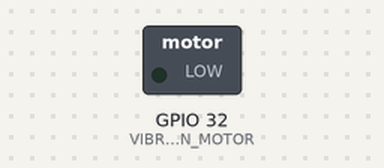
Bench run of a sketch on a simulated ESP32. Parts: switched loads named in the sketch (green lamp = pin HIGH). What the sketch prints to the serial monitor is not drawn.

Above: at 1.2 s.
At 12.8 s:
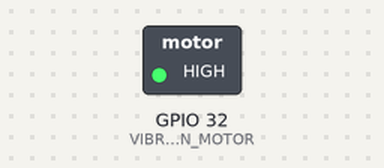
Timing chart, 0 to 13.1 s (numbered marks = the images above):
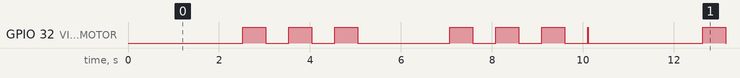

Measured:
- by itself, GPIO 32 (VIBRATION_MOTOR): repeats every 10.1 s: 2 × (LOW 0.50 s, HIGH 0.50 s), LOW 2.0 s, 3 × (HIGH 0.50 s, LOW 0.50 s), HIGH 0.01 s, LOW 2.5 s, HIGH 0.50 s
- by itself, everything shown: repeats every 10.1 s, in 14 steps

The sketch:

motor_code.ino
```cpp
#define VIBRATION_MOTOR  32

unsigned long motorTime;
int number = 0;
int alertState = 0;

void alert(unsigned long currentTime) {
  if (currentTime - motorTime > 500) {
    digitalWrite(VIBRATION_MOTOR, alertState);
    alertState = !alertState;
    motorTime = currentTime;
  }
}

void setup()
{
    pinMode(VIBRATION_MOTOR, OUTPUT );
    Serial.begin(115200);

    digitalWrite(VIBRATION_MOTOR, LOW);
}

void loop()
{
//    digitalWrite(VIBRATION_MOTOR, HIGH);
//    delay(1000);
//    digitalWrite(VIBRATION_MOTOR, LOW);
//    delay(1000);
  unsigned long currentTime = millis();
  number ++;
  if (number > 200) {
    alert (currentTime);
  }
  else {
    digitalWrite(VIBRATION_MOTOR, LOW);
  }

  if(number > 500) {
    number = 0;
  }
  Serial.println(number);
  delay(10);
}
```
